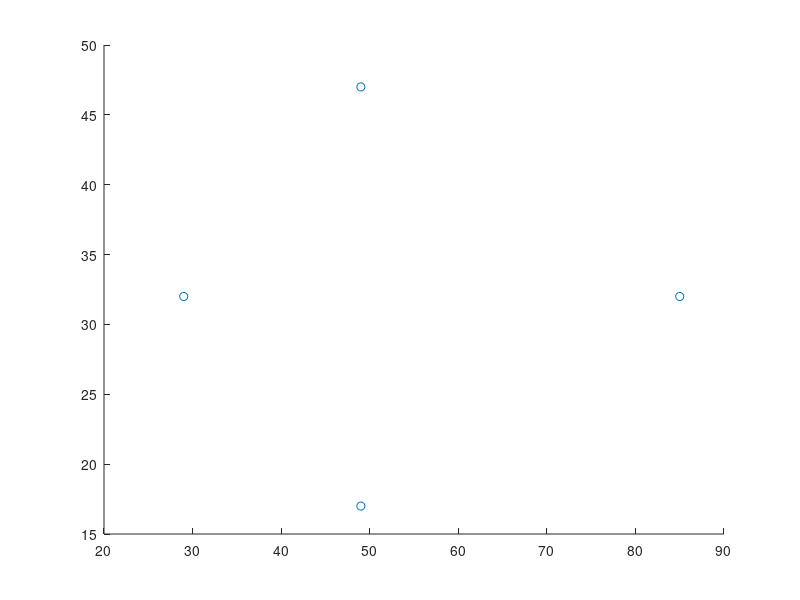

MATLAB code for this plot:
%% Matlab Visualization code
x = [ 49 85 49 29 ];
y = [ 47 32 17 32 ];
distanceMat = pdist( [ 
49, 47;
85, 32;
49, 17;
29, 32;
] )
scatter(x, y);
